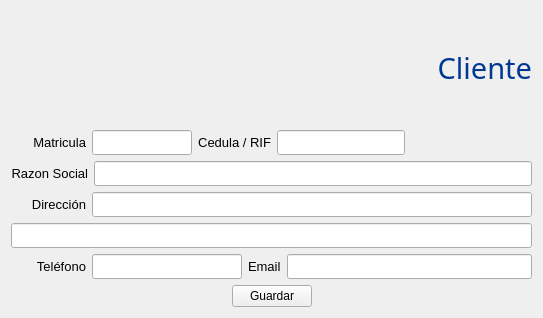
<?xml version="1.0" encoding="UTF-8"?>
<ui version="4.0">
 <class>empresa</class>
 <widget class="QWidget" name="empresa">
  <property name="geometry">
   <rect>
    <x>0</x>
    <y>0</y>
    <width>543</width>
    <height>318</height>
   </rect>
  </property>
  <property name="font">
   <font>
    <family>Segoe UI</family>
    <pointsize>10</pointsize>
   </font>
  </property>
  <property name="windowTitle">
   <string>CONTROL DE ESTUDIOS</string>
  </property>
  <property name="windowIcon">
   <iconset resource="icons.qrc">
    <normaloff>:/new/prefix1/iconos/esfera48.png</normaloff>:/new/prefix1/iconos/esfera48.png</iconset>
  </property>
  <layout class="QVBoxLayout" name="verticalLayout">
   <item>
    <widget class="QLabel" name="label">
     <property name="font">
      <font>
       <family>Gill Sans MT</family>
       <pointsize>22</pointsize>
       <weight>50</weight>
       <italic>false</italic>
       <bold>false</bold>
      </font>
     </property>
     <property name="styleSheet">
      <string notr="true">font: 22pt &quot;Gill Sans MT&quot;;
color: rgb(00,56,147);</string>
     </property>
     <property name="text">
      <string>Cliente</string>
     </property>
     <property name="alignment">
      <set>Qt::AlignRight|Qt::AlignTrailing|Qt::AlignVCenter</set>
     </property>
    </widget>
   </item>
   <item>
    <layout class="QHBoxLayout" name="horizontalLayout_2">
     <item>
      <widget class="QLabel" name="label_6">
       <property name="minimumSize">
        <size>
         <width>75</width>
         <height>0</height>
        </size>
       </property>
       <property name="text">
        <string>Matricula</string>
       </property>
       <property name="alignment">
        <set>Qt::AlignRight|Qt::AlignTrailing|Qt::AlignVCenter</set>
       </property>
      </widget>
     </item>
     <item>
      <widget class="QLineEdit" name="matricula">
       <property name="minimumSize">
        <size>
         <width>0</width>
         <height>25</height>
        </size>
       </property>
       <property name="maximumSize">
        <size>
         <width>100</width>
         <height>16777215</height>
        </size>
       </property>
       <property name="font">
        <font>
         <pointsize>9</pointsize>
        </font>
       </property>
      </widget>
     </item>
     <item>
      <widget class="QLabel" name="label_2">
       <property name="minimumSize">
        <size>
         <width>40</width>
         <height>0</height>
        </size>
       </property>
       <property name="font">
        <font>
         <family>Segoe UI</family>
         <pointsize>10</pointsize>
        </font>
       </property>
       <property name="text">
        <string>Cedula / RIF</string>
       </property>
       <property name="alignment">
        <set>Qt::AlignRight|Qt::AlignTrailing|Qt::AlignVCenter</set>
       </property>
      </widget>
     </item>
     <item>
      <widget class="QLineEdit" name="rif">
       <property name="minimumSize">
        <size>
         <width>0</width>
         <height>25</height>
        </size>
       </property>
       <property name="maximumSize">
        <size>
         <width>200</width>
         <height>16777215</height>
        </size>
       </property>
       <property name="font">
        <font>
         <family>Segoe UI</family>
         <pointsize>9</pointsize>
        </font>
       </property>
      </widget>
     </item>
     <item>
      <spacer name="horizontalSpacer_4">
       <property name="orientation">
        <enum>Qt::Horizontal</enum>
       </property>
       <property name="sizeHint" stdset="0">
        <size>
         <width>40</width>
         <height>20</height>
        </size>
       </property>
      </spacer>
     </item>
    </layout>
   </item>
   <item>
    <layout class="QHBoxLayout" name="horizontalLayout_5">
     <item>
      <widget class="QLabel" name="label_3">
       <property name="minimumSize">
        <size>
         <width>75</width>
         <height>0</height>
        </size>
       </property>
       <property name="font">
        <font>
         <family>Segoe UI</family>
         <pointsize>10</pointsize>
        </font>
       </property>
       <property name="text">
        <string>Razon Social</string>
       </property>
       <property name="alignment">
        <set>Qt::AlignRight|Qt::AlignTrailing|Qt::AlignVCenter</set>
       </property>
      </widget>
     </item>
     <item>
      <widget class="QLineEdit" name="razon">
       <property name="minimumSize">
        <size>
         <width>0</width>
         <height>25</height>
        </size>
       </property>
       <property name="font">
        <font>
         <family>Segoe UI</family>
         <pointsize>9</pointsize>
        </font>
       </property>
      </widget>
     </item>
    </layout>
   </item>
   <item>
    <layout class="QHBoxLayout" name="horizontalLayout">
     <item>
      <widget class="QLabel" name="label_4">
       <property name="minimumSize">
        <size>
         <width>75</width>
         <height>0</height>
        </size>
       </property>
       <property name="text">
        <string>Dirección</string>
       </property>
       <property name="alignment">
        <set>Qt::AlignRight|Qt::AlignTrailing|Qt::AlignVCenter</set>
       </property>
      </widget>
     </item>
     <item>
      <widget class="QLineEdit" name="dir">
       <property name="minimumSize">
        <size>
         <width>0</width>
         <height>25</height>
        </size>
       </property>
       <property name="font">
        <font>
         <pointsize>9</pointsize>
        </font>
       </property>
      </widget>
     </item>
    </layout>
   </item>
   <item>
    <layout class="QHBoxLayout" name="horizontalLayout_6">
     <item>
      <widget class="QLineEdit" name="dir2">
       <property name="minimumSize">
        <size>
         <width>0</width>
         <height>25</height>
        </size>
       </property>
      </widget>
     </item>
    </layout>
   </item>
   <item>
    <layout class="QHBoxLayout" name="horizontalLayout_3">
     <item>
      <widget class="QLabel" name="label_5">
       <property name="minimumSize">
        <size>
         <width>75</width>
         <height>0</height>
        </size>
       </property>
       <property name="text">
        <string>Teléfono</string>
       </property>
       <property name="alignment">
        <set>Qt::AlignRight|Qt::AlignTrailing|Qt::AlignVCenter</set>
       </property>
      </widget>
     </item>
     <item>
      <widget class="QLineEdit" name="telefono">
       <property name="minimumSize">
        <size>
         <width>0</width>
         <height>25</height>
        </size>
       </property>
       <property name="maximumSize">
        <size>
         <width>150</width>
         <height>16777215</height>
        </size>
       </property>
       <property name="font">
        <font>
         <pointsize>9</pointsize>
        </font>
       </property>
      </widget>
     </item>
     <item>
      <widget class="QLabel" name="email_label">
       <property name="text">
        <string>Email</string>
       </property>
      </widget>
     </item>
     <item>
      <widget class="QLineEdit" name="email">
       <property name="minimumSize">
        <size>
         <width>0</width>
         <height>25</height>
        </size>
       </property>
      </widget>
     </item>
    </layout>
   </item>
   <item>
    <layout class="QHBoxLayout" name="horizontalLayout_4">
     <item>
      <spacer name="horizontalSpacer_2">
       <property name="orientation">
        <enum>Qt::Horizontal</enum>
       </property>
       <property name="sizeHint" stdset="0">
        <size>
         <width>40</width>
         <height>20</height>
        </size>
       </property>
      </spacer>
     </item>
     <item>
      <widget class="QPushButton" name="aceptar">
       <property name="font">
        <font>
         <pointsize>9</pointsize>
        </font>
       </property>
       <property name="text">
        <string>Guardar</string>
       </property>
      </widget>
     </item>
     <item>
      <spacer name="horizontalSpacer">
       <property name="orientation">
        <enum>Qt::Horizontal</enum>
       </property>
       <property name="sizeHint" stdset="0">
        <size>
         <width>40</width>
         <height>20</height>
        </size>
       </property>
      </spacer>
     </item>
    </layout>
   </item>
  </layout>
 </widget>
 <resources>
  <include location="icons.qrc"/>
 </resources>
 <connections/>
</ui>
